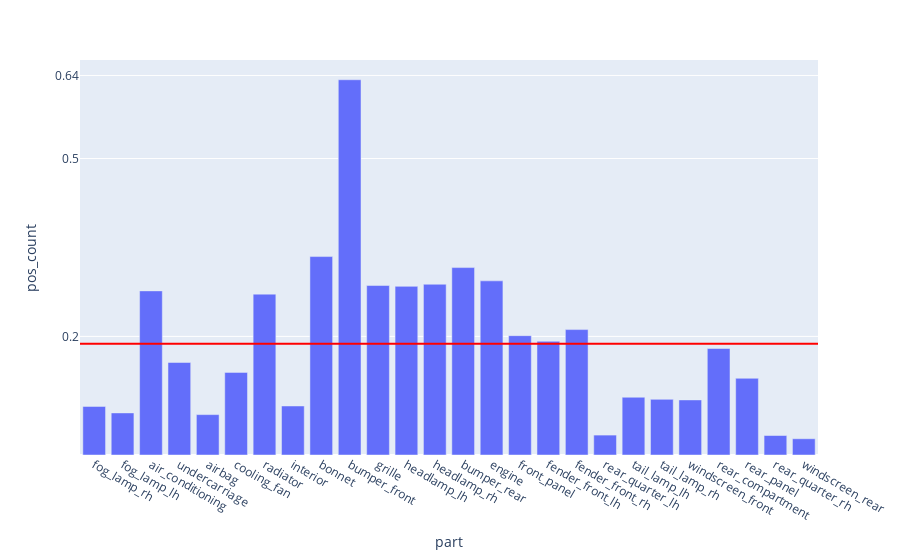

Source (notebook cell):
### Code cell
fig = px.bar(evalMetrics, x = 'part', y = 'pos_count')

fig.add_hline(y=avgPosCount, line_width=2, line_color="red")

fig.update_layout(
    yaxis = dict(
        tickmode = 'array',
        tickvals = [np.format_float_positional(avgTp, 2), 0.2, 0.5, 0.7],
    )
)

### Figure 1 — Plotly figure (JSON) as saved in the notebook; plotly's stock layout.template omitted (floating-point values rounded to 4 significant figures)
{"data": [{"alignmentgroup": "True", "hovertemplate": "part=%{x}<br>pos_count=%{y}<extra></extra>", "legendgroup": "", "marker": {"color": "#636efa", "pattern": {"shape": ""}}, "name": "", "offsetgroup": "", "orientation": "v", "showlegend": false, "textposition": "auto", "type": "bar", "x": ["fog_lamp_rh", "fog_lamp_lh", "air_conditioning", "undercarriage", "airbag", "cooling_fan", "radiator", "interior", "bonnet", "bumper_front", "grille", "headlamp_lh", "headlamp_rh", "bumper_rear", "engine", "front_panel", "fender_front_lh", "fender_front_rh", "rear_quarter_lh", "tail_lamp_lh", "tail_lamp_rh", "windscreen_front", "rear_compartment", "rear_panel", "rear_quarter_rh", "windscreen_rear"], "xaxis": "x", "y": [0.08192, 0.07097, 0.2767, 0.156, 0.06811, 0.1393, 0.2713, 0.08264, 0.3346, 0.6328, 0.2858, 0.2844, 0.2879, 0.316, 0.2936, 0.2012, 0.1917, 0.2115, 0.03358, 0.0974, 0.09383, 0.09288, 0.1796, 0.1293, 0.03286, 0.02739], "yaxis": "y"}], "layout": {"barmode": "relative", "legend": {"tracegroupgap": 0}, "margin": {"t": 60}, "shapes": [{"line": {"color": "red", "width": 2}, "type": "line", "x0": 0, "x1": 1, "xref": "x domain", "y0": 0.1874, "y1": 0.1874, "yref": "y"}], "xaxis": {"anchor": "y", "domain": [0, 1], "title": {"text": "part"}}, "yaxis": {"anchor": "x", "domain": [0, 1], "tickmode": "array", "tickvals": ["0.64", 0.2, 0.5, 0.7], "title": {"text": "pos_count"}}}}
